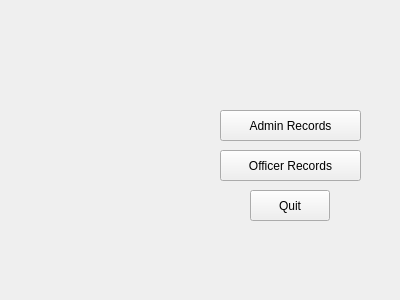
<?xml version="1.0" encoding="UTF-8"?>
<ui version="4.0">
 <class>mainWidget</class>
 <widget class="QWidget" name="mainWidget">
  <property name="geometry">
   <rect>
    <x>0</x>
    <y>0</y>
    <width>400</width>
    <height>300</height>
   </rect>
  </property>
  <property name="windowTitle">
   <string>mainWidget</string>
  </property>
  <widget class="QStackedWidget" name="stackedWidget">
   <property name="geometry">
    <rect>
     <x>10</x>
     <y>10</y>
     <width>381</width>
     <height>281</height>
    </rect>
   </property>
   <property name="currentIndex">
    <number>0</number>
   </property>
   <widget class="QWidget" name="startPage">
    <widget class="QPushButton" name="adminButton">
     <property name="geometry">
      <rect>
       <x>210</x>
       <y>100</y>
       <width>141</width>
       <height>31</height>
      </rect>
     </property>
     <property name="text">
      <string>Admin Records</string>
     </property>
    </widget>
    <widget class="QPushButton" name="officerButton">
     <property name="geometry">
      <rect>
       <x>210</x>
       <y>140</y>
       <width>141</width>
       <height>31</height>
      </rect>
     </property>
     <property name="text">
      <string>Officer Records</string>
     </property>
    </widget>
    <widget class="QPushButton" name="quitButton">
     <property name="geometry">
      <rect>
       <x>240</x>
       <y>180</y>
       <width>80</width>
       <height>31</height>
      </rect>
     </property>
     <property name="text">
      <string>Quit</string>
     </property>
    </widget>
   </widget>
   <widget class="QWidget" name="adminPage"/>
   <widget class="QWidget" name="officerAge"/>
  </widget>
 </widget>
 <layoutdefault spacing="6" margin="11"/>
 <resources/>
 <connections/>
</ui>
